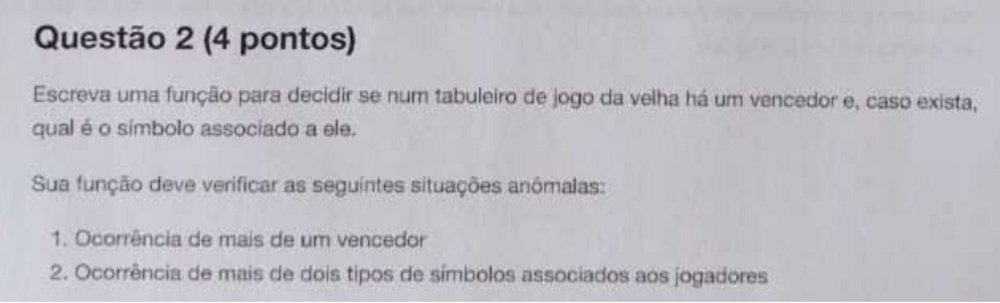
#> input picture Equalização Local do Histograma/prova.jpg, 1000 x 303 px, shrunk from 2625 x 795 before the run, found by its file name
$ python equalizeScikit.py
#> lines starting #> are read from the running program, lines starting #| are printed output that depends on the picture
import cv2
import subprocess
import difflib
import matplotlib.pyplot as plt
from skimage.exposure import equalize_adapthist

#ler conteúdo de arquivo.txt
def ler_arquivo(arquivo):
    with open(arquivo, 'r', encoding='utf-8') as file:
        return file.read()

#similaridade entre dois textos
def calcular_similaridade(texto1, texto2):
    seq = difflib.SequenceMatcher(None, texto1, texto2)
    return seq.ratio() * 100  # Retorna o percentual de acerto

#caminho da imagem original (no meu computador)
imagem_path = 'C:\\Users\\Wemerson\\Downloads\\prova.jpg'

#carregar imagem original em escala de cinza
imagem = cv2.imread(imagem_path, 0)
#> imagem: shape (303, 1000); min 13, max 255, mean 189.8

if imagem is None:
    raise FileNotFoundError(f"Erro: Não foi possível carregar a imagem no caminho: {imagem_path}")

#janelas
tamanho_janela_1 = 5  # Janela 5x5
tamanho_janela_2 = 9  # Janela 7x7

#equalização local utilizando skimage (equalização adaptativa)
imagem_eq_1 = equalize_adapthist(imagem, clip_limit=0.03, kernel_size=(tamanho_janela_1, tamanho_janela_1))
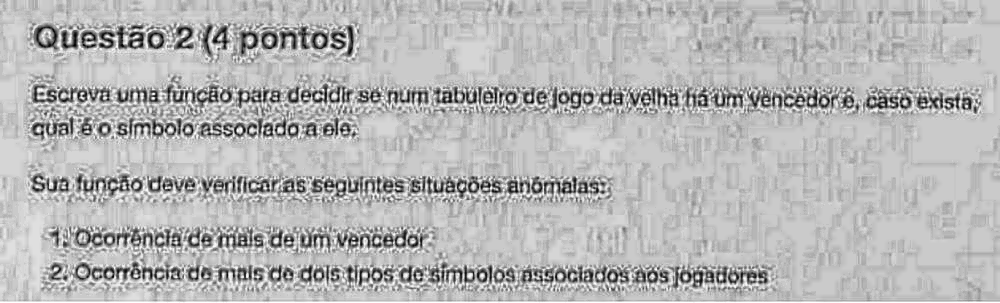
#> imagem_eq_1: shape (303, 1000) float64; min 0, max 1, mean 0.718
imagem_eq_2 = equalize_adapthist(imagem, clip_limit=0.03, kernel_size=(tamanho_janela_2, tamanho_janela_2))
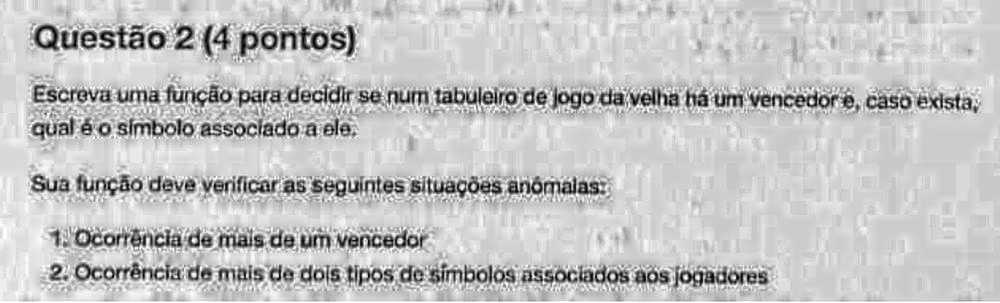
#> imagem_eq_2: shape (303, 1000) float64; min 0, max 1, mean 0.769

#converter para uint8 salvar como imagem
imagem_eq_1 = (imagem_eq_1 * 255).astype('uint8')
imagem_eq_2 = (imagem_eq_2 * 255).astype('uint8')

#salvar imagens processadas.png
cv2.imwrite('imagem_bruta.png', imagem)
cv2.imwrite('imagem_equalizada_5x5.png', imagem_eq_1)
cv2.imwrite('imagem_equalizada_7x7.png', imagem_eq_2)

print("Imagens processadas salvas com sucesso.")

#realizar OCR nas imagens (criar PDFs com OCR)
subprocess.run(["ocrmypdf", "--image-dpi", "300", "imagem_bruta.png", "resultado_bruto.pdf"])
#> (this line was passed over: subprocess is not available in this run)
subprocess.run(["ocrmypdf", "--image-dpi", "300", "imagem_equalizada_5x5.png", "resultado_5x5.pdf"])
#> (this line was passed over: subprocess is not available in this run)
subprocess.run(["ocrmypdf", "--image-dpi", "300", "imagem_equalizada_7x7.png", "resultado_7x7.pdf"])
#> (this line was passed over: subprocess is not available in this run)

#caminho para pdftotext
poppler_path = r"C:\poppler\Library\bin\pdftotext.exe"

#arquivos de texto a partir dos PDFs
subprocess.run([poppler_path, "resultado_bruto.pdf", "texto_bruto.txt"])
#> (this line was passed over: subprocess is not available in this run)
subprocess.run([poppler_path, "resultado_5x5.pdf", "texto_5x5.txt"])
#> (this line was passed over: subprocess is not available in this run)
subprocess.run([poppler_path, "resultado_7x7.pdf", "texto_7x7.txt"])
#> (this line was passed over: subprocess is not available in this run)

#texto original (referência digitada)
texto_original = """Questao 2 (4 pontos)

Escreva uma função para decidir se num tabuleiro de jogo da velha há um vencedor e, caso exista,
qual é o símbolo associado a ele.

Sua função deve verificar as seguintes situações anômalas:

1. Ocorrência de mais de um vencedor
2. Ocorrência de mais de dois tipos de símbolos associados aos jogadores"""

#ler textos extraídos dos arquivos.txt
texto_bruto = ler_arquivo("texto_bruto.txt")
#> (reads Equalização Local do Histograma/arquivos/texto_bruto.txt from the repository)
texto_5x5 = ler_arquivo("texto_5x5.txt")
#> (reads Equalização Local do Histograma/arquivos/texto_5x5.txt from the repository)
texto_7x7 = ler_arquivo("texto_7x7.txt")
#> (reads Equalização Local do Histograma/arquivos/texto_7x7.txt from the repository)

#calcular similaridade entre textos
percentual_bruto = calcular_similaridade(texto_original, texto_bruto)
percentual_5x5 = calcular_similaridade(texto_original, texto_5x5)
percentual_7x7 = calcular_similaridade(texto_original, texto_7x7)

#arquivo markdown com tabela de comparação
tabela_markdown = f"""
| Arquivo           | Imagem Processada              | Arquivo PDF Gerado    | Arquivo de Texto Gerado | Percentual de Acerto (em relação ao Original)
|-------------------|--------------------------------|-----------------------|-------------------------|-----------------------------------------------
| Bruto             | imagem_bruta.png               | resultado_bruto.pdf   | texto_bruto.txt         | {percentual_bruto:.2f}%
| Eq.Janela 5x5     | imagem_equalizada_5x5.png      | resultado_5x5.pdf     | texto_5x5.txt           | {percentual_5x5:.2f}%
| Eq.Janela 7x7     | imagem_equalizada_7x7.png      | resultado_7x7.pdf     | texto_7x7.txt           | {percentual_7x7:.2f}%
"""

#salvar tabela markdown
with open("tabela_comparacao.md", "w") as f:
    f.write(tabela_markdown)

print("Tabela Markdown gerada com sucesso.")
